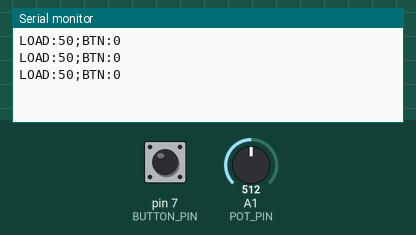
Recording of a sketch running on a simulated Arduino Uno, built with avr-gcc and run on an emulated ATmega328P. On the bench: the last lines printed to the serial monitor. Inputs (shaded band) come from the test bench; at power-on: A1 (POT_PIN) = 512, pin 7 (BUTTON_PIN) HIGH.

Above: at 1.8 s.
1.9 s: A1 (POT_PIN) set to 716
At 2.31 s:
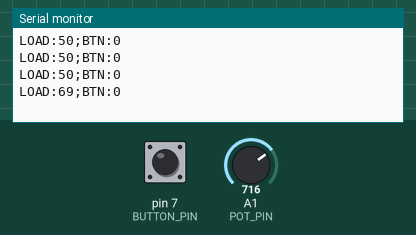
3.4 s: pin 7 (BUTTON_PIN) pulled LOW for 0.65 s
At 3.9 s:
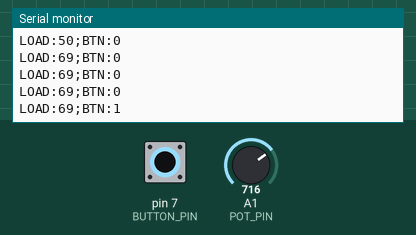
5.5 s: A1 (POT_PIN) set to 900
At 5.81 s:
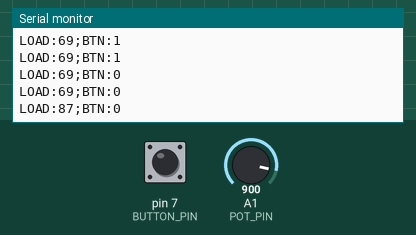
7.0 s: pin 7 (BUTTON_PIN) pulled LOW for 1 s
At 7.4 s:
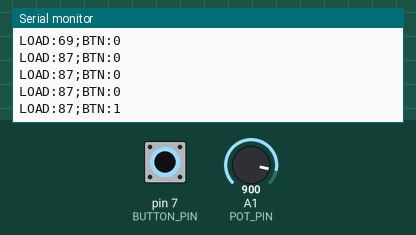
Timing chart, 0 to 10.0 s (numbered marks = the images above; inputs shaded):
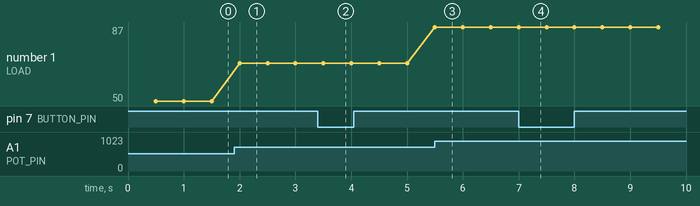

The sketch:

Potentiometer_ButtonReset.ino
```cpp
// Inputs test: potentiometer (CPU load 0-100%) and push button (emergency stop)

const int POT_PIN = A1;
const int BUTTON_PIN = 7;

unsigned long lastReading = 0;
const unsigned long INTERVAL = 500;    // read every 0.5 seconds

void setup() {
  Serial.begin(9600);
  pinMode(BUTTON_PIN, INPUT_PULLUP);   // use the Arduino's internal resistor
}

void loop() {
  if (millis() - lastReading >= INTERVAL) {
    lastReading = millis();

    int load = readLoad();
    int buttonPressed = readButton();

    sendData(load, buttonPressed);
  }
}

// Reads the potentiometer and converts 0-1023 to 0-100 %
int readLoad() {
  int raw = analogRead(POT_PIN);
  return map(raw, 0, 1023, 0, 100);
}

// Returns 1 if the button is pressed, 0 if not
int readButton() {
  if (digitalRead(BUTTON_PIN) == LOW) {
    return 1;
  }
  return 0;
}

// Sends the data over serial in the format LOAD:75;BTN:0
void sendData(int load, int buttonPressed) {
  Serial.print("LOAD:");
  Serial.print(load);
  Serial.print(";BTN:");
  Serial.println(buttonPressed);
}
```

Measured:
- after the input at 1.9 s, the serial monitor: prints a new line after 0.10 s (image 1)
- after the input at 3.4 s, the serial monitor: prints a new line after 0.10 s (image 2)
- after the input at 5.5 s, the serial monitor: prints a new line at once (image 3)
- after the input at 7.0 s, the serial monitor: prints a new line at once (image 4)
- plotted number 1: 50 → 69 after the input at 1.9 s, 69 → 87 after the input at 5.5 s
